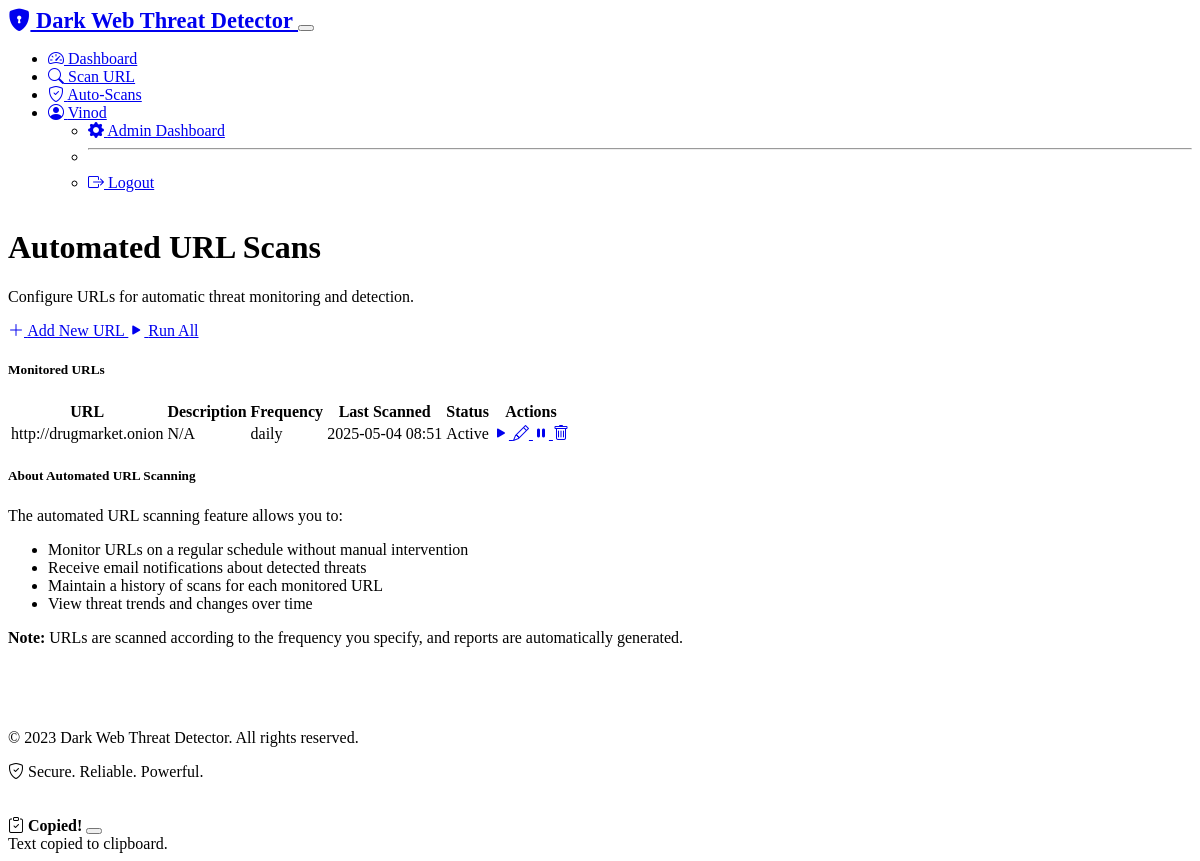
/auto-scans (signed in), run on the app's committed database.
### models.py (models this page shows, shortened)
class User(UserMixin, db.Model):
    id = db.Column(db.Integer, primary_key=True)
    username = db.Column(db.String(64), unique=True, nullable=False)
    email = db.Column(db.String(120), unique=True, nullable=False)
    password_hash = db.Column(db.String(256), nullable=False)
    created_at = db.Column(db.DateTime, default=datetime.utcnow)
    scans = db.relationship('Scan', backref='user', lazy=True)
    auto_scan_urls = db.relationship('AutoScanURL', backref='user', lazy=True)

class AutoScanURL(db.Model):
    id = db.Column(db.Integer, primary_key=True)
    url = db.Column(db.String(512), nullable=False)
    description = db.Column(db.Text, nullable=True)
    email_notification = db.Column(db.Boolean, default=True)
    notification_email = db.Column(db.String(120), nullable=True)
    scan_frequency = db.Column(db.String(20), default='daily')  # daily, weekly, monthly
    last_scanned_at = db.Column(db.DateTime, nullable=True)
    active = db.Column(db.Boolean, default=True)
    created_at = db.Column(db.DateTime, default=datetime.utcnow)
    user_id = db.Column(db.Integer, db.ForeignKey('user.id'), nullable=False)
    scans = db.relationship('Scan', backref='auto_scan_url', lazy=True)

### routes.py (the view)
@app.route('/auto-scans')
@login_required
def auto_scans():
    auto_scan_urls = AutoScanURL.query.filter_by(user_id=current_user.id).order_by(AutoScanURL.created_at.desc()).all()
    return render_template('auto_scans.html',
                          title='Automated URL Scans',
                          auto_scan_urls=auto_scan_urls)

### models.py (called while the page is built)
@login_manager.user_loader
def load_user(user_id):
    return User.query.get(int(user_id))

### templates/auto_scans.html (shortened to what this page needs)
{% extends "base.html" %}
{% block content %}
<div class="container my-4">
    <div class="row mb-4">
        <div class="col-md-8">
            <h1 class="display-5">Automated URL Scans</h1>
            <p class="lead">Configure URLs for automatic threat monitoring and detection.</p>
        </div>
        <div class="col-md-4 text-md-end">
            <a href="{{ url_for('add_auto_scan') }}" class="btn btn-primary">
                <i class="bi bi-plus-lg"></i> Add New URL
            </a>
            <a href="{{ url_for('run_all_auto_scans') }}" class="btn btn-success">
                <i class="bi bi-play-fill"></i> Run All
            </a>
        </div>
    </div>
    <div class="card mb-4">
        <div class="card-header bg-primary text-white">
            <h5 class="card-title mb-0">Monitored URLs</h5>
        </div>
        <div class="card-body">
            {% if auto_scan_urls %}
                <div class="table-responsive">
                    <table class="table table-striped table-hover">
                        <thead>
                            <tr>
                                <th>URL</th>
                                <th>Description</th>
                                <th>Frequency</th>
                                <th>Last Scanned</th>
                                <th>Status</th>
                                <th>Actions</th>
                            </tr>
                        </thead>
                        <tbody>
                            {% for auto_scan in auto_scan_urls %}
                                <tr>
                                    <td>{{ auto_scan.url }}</td>
                                    <td>{{ auto_scan.description or 'N/A' }}</td>
                                    <td>{{ auto_scan.scan_frequency }}</td>
                                    <td>
                                        {% if auto_scan.last_scanned_at %}
                                            {{ auto_scan.last_scanned_at.strftime('%Y-%m-%d %H:%M') }}
                                        {% else %}
                                            Never
                                        {% endif %}
                                    </td>
                                    <td>
                                        {% if auto_scan.active %}
                                            <span class="badge bg-success">Active</span>
                                        {% else %}
                                            <span class="badge bg-danger">Inactive</span>
                                        {% endif %}
                                    </td>
                                    <td>
                                        <div class="btn-group" role="group">
                                            <a href="{{ url_for('run_auto_scan', auto_scan_id=auto_scan.id) }}"
                                               class="btn btn-sm btn-success" title="Run Scan Now">
                                                <i class="bi bi-play-fill"></i>
                                            </a>
                                            <a href="{{ url_for('edit_auto_scan', auto_scan_id=auto_scan.id) }}"
                                               class="btn btn-sm btn-primary" title="Edit">
                                                <i class="bi bi-pencil"></i>
                                            </a>
                                            <a href="{{ url_for('toggle_auto_scan', auto_scan_id=auto_scan.id) }}"
                                               class="btn btn-sm btn-warning" title="Toggle Status">
                                                {% if auto_scan.active %}
                                                    <i class="bi bi-pause-fill"></i>
                                                {% else %}
                                                    <i class="bi bi-play-fill"></i>
                                                {% endif %}
                                            </a>
                                            <a href="{{ url_for('delete_auto_scan', auto_scan_id=auto_scan.id) }}"
                                               class="btn btn-sm btn-danger"
                                               onclick="return confirm('Are you sure you want to delete this auto-scan URL? This action cannot be undone.')"
                                               title="Delete">
                                                <i class="bi bi-trash"></i>
                                            </a>
                                        </div>
                                    </td>
                                </tr>
                            {% endfor %}
                        </tbody>
                    </table>
                </div>
            {% endif %}
        </div>
    </div>
    <div class="card">
        <div class="card-header bg-info text-white">
            <h5 class="card-title mb-0">About Automated URL Scanning</h5>
        </div>
        <div class="card-body">
            <p>The automated URL scanning feature allows you to:</p>
            <ul>
                <li>Monitor URLs on a regular schedule without manual intervention</li>
                <li>Receive email notifications about detected threats</li>
                <li>Maintain a history of scans for each monitored URL</li>
                <li>View threat trends and changes over time</li>
            </ul>
            <p><strong>Note:</strong> URLs are scanned according to the frequency you specify, and reports are automatically generated.</p>
        </div>
    </div>
</div>
{% endblock %}

### templates/base.html (shortened to what this page needs)
<!DOCTYPE html>
<html lang="en" data-bs-theme="dark">
<head>
    <link rel="stylesheet" href="https://cdn.replit.com/agent/bootstrap-agent-dark-theme.min.css">
    <link rel="stylesheet" href="https://cdn.jsdelivr.net/npm/bootstrap-icons@1.11.0/font/bootstrap-icons.css">
    <link rel="stylesheet" href="{{ url_for('static', filename='css/style.css') }}">
</head>
<body>
    <nav class="navbar navbar-expand-lg navbar-dark bg-dark">
        <div class="container">
            <a class="navbar-brand" href="{{ url_for('index') }}">
                <i class="bi bi-shield-lock-fill text-primary me-2"></i>
                Dark Web Threat Detector
            </a>
            <button class="navbar-toggler" type="button" data-bs-toggle="collapse" data-bs-target="#navbarNav" aria-controls="navbarNav" aria-expanded="false" aria-label="Toggle navigation">
            </button>
            <div class="collapse navbar-collapse" id="navbarNav">
                <ul class="navbar-nav ms-auto">
                    {% if current_user.is_authenticated %}
                    <li class="nav-item">
                        <a class="nav-link {% if request.endpoint == 'dashboard' %}active{% endif %}" href="{{ url_for('dashboard') }}">
                            <i class="bi bi-speedometer2 me-1"></i> Dashboard
                        </a>
                    </li>
                    <li class="nav-item">
                        <a class="nav-link {% if request.endpoint == 'scan' %}active{% endif %}" href="{{ url_for('scan') }}">
                            <i class="bi bi-search me-1"></i> Scan URL
                        </a>
                    </li>
                    <li class="nav-item">
                        <a class="nav-link {% if request.endpoint == 'auto_scans' %}active{% endif %}" href="{{ url_for('auto_scans') }}">
                            <i class="bi bi-shield-check me-1"></i> Auto-Scans
                        </a>
                    </li>
                    <li class="nav-item dropdown">
                        <a class="nav-link dropdown-toggle" href="#" id="navbarDropdown" role="button" data-bs-toggle="dropdown" aria-expanded="false">
                            <i class="bi bi-person-circle me-1"></i> {{ current_user.username }}
                        </a>
                        <ul class="dropdown-menu dropdown-menu-end" aria-labelledby="navbarDropdown">
                            {% if current_user.id == 1 %}
                            <li><a class="dropdown-item" href="{{ url_for('admin_dashboard') }}">
                                <i class="bi bi-gear-fill me-1"></i> Admin Dashboard
                            </a></li>
                            <li><hr class="dropdown-divider"></li>
                            {% endif %}
                            <li><a class="dropdown-item" href="{{ url_for('logout') }}">
                                <i class="bi bi-box-arrow-right me-1"></i> Logout
                            </a></li>
                        </ul>
                    </li>
                    {% endif %}
                </ul>
            </div>
        </div>
    </nav>
    <div class="container content-wrapper py-4">
        {% block content %}{% endblock %}
    </div>
    <footer class="footer">
        <div class="container">
            <div class="row">
                <div class="col-md-6">
                    <p class="mb-0">&copy; 2023 Dark Web Threat Detector. All rights reserved.</p>
                </div>
                <div class="col-md-6 text-md-end">
                    <p class="mb-0">
                        <i class="bi bi-shield-check text-primary me-1"></i> Secure. Reliable. Powerful.
                    </p>
                </div>
            </div>
        </div>
    </footer>
    <div class="position-fixed bottom-0 end-0 p-3" style="z-index: 5">
        <div id="copy-toast" class="toast" role="alert" aria-live="assertive" aria-atomic="true">
            <div class="toast-header">
                <i class="bi bi-clipboard-check text-success me-2"></i>
                <strong class="me-auto">Copied!</strong>
                <button type="button" class="btn-close" data-bs-dismiss="toast" aria-label="Close"></button>
            </div>
            <div class="toast-body">
                Text copied to clipboard.
            </div>
        </div>
    </div>
</body>
</html>

### static/css/style.css (style rules this page uses)
body { background-color: var(--bs-dark); min-height: 100vh; display: flex; flex-direction: column; }
.content-wrapper { flex: 1; }
.navbar-brand { font-weight: bold; font-size: 1.4rem; }
.footer { padding: 20px 0; margin-top: 30px; background-color: var(--bs-gray-900); }

### data on the page
User: username "Vinod"
AutoScanURL: url "http://drugmarket.onion", description "N/A", scan_frequency "daily", last_scanned_at "2025-05-04 08:51", active "Active"
